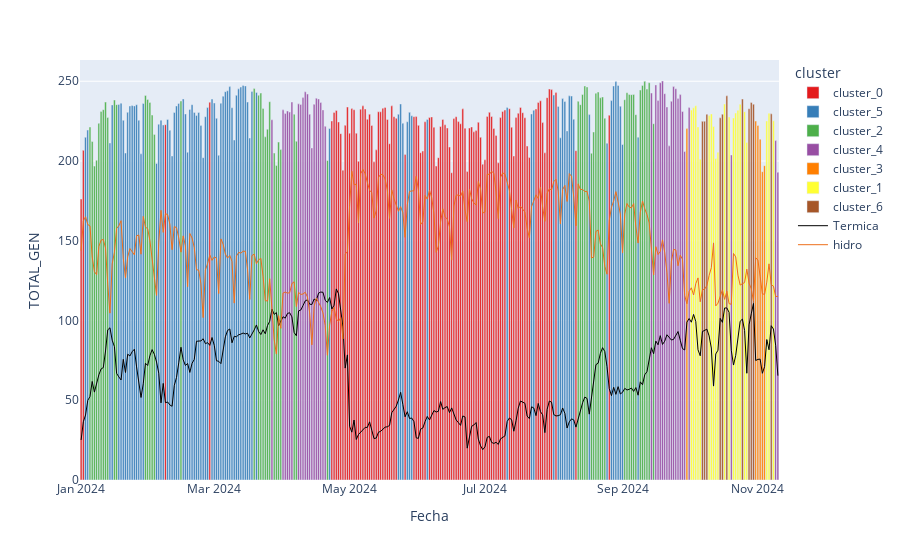

Here is the notebook cell this chart was saved with:
### Code cell
fig = px.bar(
    data_frame=df_agg,
    x="Fecha",
    y="TOTAL_GEN",
    color="cluster",
    color_discrete_sequence=px.colors.qualitative.Set1,
    # hover_data=["week_of_year", "day_of_week", "is_holiday", "day_name"],
)
fig.add_traces(
    [
        go.Scatter(
            x=df_agg["Fecha"],
            y=df_agg["TERMICA"],
            mode='lines',
            line=dict(color='black', width=1),
            name="Termica",
        ),
        go.Scatter(
            x=df_agg["Fecha"],
            y=df_agg["HIDRAULICA"],
            mode='lines',
            line=dict(color='#ed6f1c', width=1),
            name="hidro",
        ),
    ]
)


fig.show()
